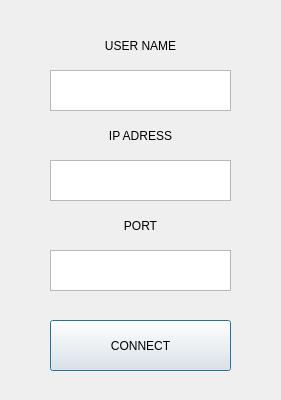
<?xml version="1.0" encoding="UTF-8"?>
<ui version="4.0">
 <class>Login</class>
 <widget class="QDialog" name="Login">
  <property name="geometry">
   <rect>
    <x>0</x>
    <y>0</y>
    <width>281</width>
    <height>400</height>
   </rect>
  </property>
  <property name="windowTitle">
   <string>Dialog</string>
  </property>
  <widget class="QPushButton" name="connectButton">
   <property name="geometry">
    <rect>
     <x>50</x>
     <y>320</y>
     <width>181</width>
     <height>51</height>
    </rect>
   </property>
   <property name="text">
    <string>CONNECT</string>
   </property>
  </widget>
  <widget class="QLabel" name="portLabel">
   <property name="geometry">
    <rect>
     <x>0</x>
     <y>200</y>
     <width>281</width>
     <height>51</height>
    </rect>
   </property>
   <property name="layoutDirection">
    <enum>Qt::LeftToRight</enum>
   </property>
   <property name="text">
    <string>PORT</string>
   </property>
   <property name="alignment">
    <set>Qt::AlignCenter</set>
   </property>
  </widget>
  <widget class="QLabel" name="ipAdressLabel">
   <property name="geometry">
    <rect>
     <x>0</x>
     <y>110</y>
     <width>281</width>
     <height>51</height>
    </rect>
   </property>
   <property name="text">
    <string>IP ADRESS</string>
   </property>
   <property name="alignment">
    <set>Qt::AlignCenter</set>
   </property>
  </widget>
  <widget class="QTextEdit" name="ipAdressTextEdit">
   <property name="geometry">
    <rect>
     <x>50</x>
     <y>160</y>
     <width>181</width>
     <height>41</height>
    </rect>
   </property>
  </widget>
  <widget class="QTextEdit" name="userNameTextEdit">
   <property name="geometry">
    <rect>
     <x>50</x>
     <y>70</y>
     <width>181</width>
     <height>41</height>
    </rect>
   </property>
  </widget>
  <widget class="QTextEdit" name="portTextEdit">
   <property name="geometry">
    <rect>
     <x>50</x>
     <y>250</y>
     <width>181</width>
     <height>41</height>
    </rect>
   </property>
  </widget>
  <widget class="QLabel" name="userNameLabel">
   <property name="geometry">
    <rect>
     <x>0</x>
     <y>20</y>
     <width>281</width>
     <height>51</height>
    </rect>
   </property>
   <property name="layoutDirection">
    <enum>Qt::LeftToRight</enum>
   </property>
   <property name="autoFillBackground">
    <bool>false</bool>
   </property>
   <property name="text">
    <string>USER NAME</string>
   </property>
   <property name="alignment">
    <set>Qt::AlignCenter</set>
   </property>
  </widget>
 </widget>
 <resources/>
 <connections/>
</ui>
